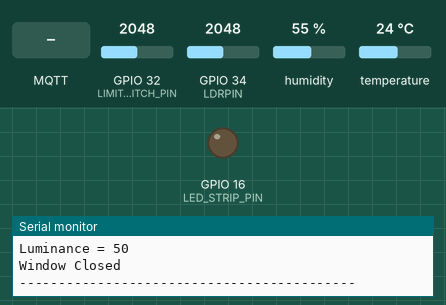
Bench run of a sketch on a simulated ESP32. Parts: output pins drawn as LEDs (lit = HIGH), the last lines printed to the serial monitor. The inputs (shaded band) are chosen by the test bench; at power-on: GPIO 32 (LIMIT_SWITCH_PIN) = 2048, GPIO 34 (LDRPIN) = 2048, humidity 55 %, temperature 24 °C. WiFi joins after 1.5 s; servers stay silent unless stated; no MQTT or app messages arrive unless stated.

Above: at 3.2 s.
3.3 s: MQTT message "5" arrives on the first subscribed topic
At 5.3 s:
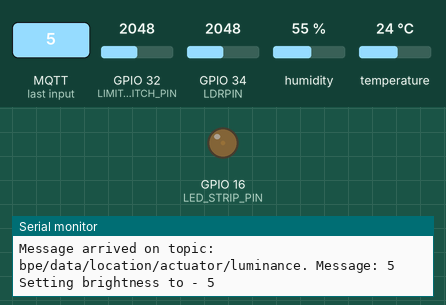
5.8 s: MQTT message "90" arrives on the first subscribed topic
At 7.9 s:
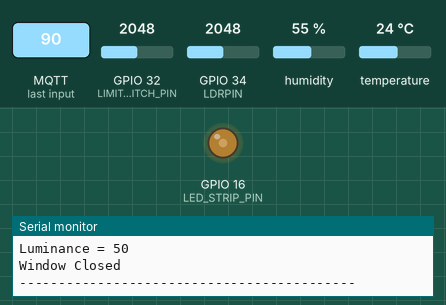
8.2 s: MQTT message "200" arrives on the first subscribed topic
At 9.9 s:
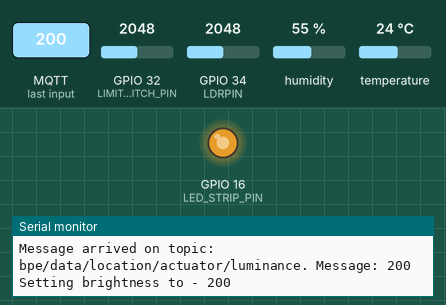
13.8 s: MQTT message "on" arrives on the first subscribed topic
At 15.3 s:
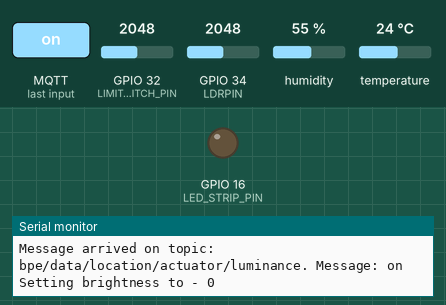
Timing chart, 0 to 16.8 s (numbered marks = the images above; inputs shaded):
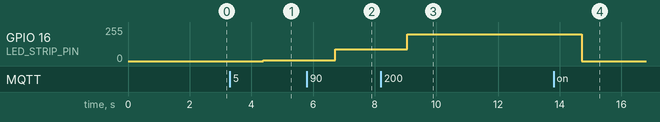

Measured:
- after the input at 3.3 s, GPIO 16 (LED_STRIP_PIN): 0/255 → 5/255 after 1.1 s
- after the input at 5.8 s, GPIO 16 (LED_STRIP_PIN): 5/255 → 90/255 after 0.92 s
- after the input at 8.2 s, GPIO 16 (LED_STRIP_PIN): 90/255 → 199/255 after 0.86 s
- after the input at 13.8 s, GPIO 16 (LED_STRIP_PIN): 199/255 → 0/255 after 0.92 s

The sketch:

ESP32_ALL_Sensors.ino
```cpp
/**
 * Author  : Celeste Valambhia
 * Module  : DHT11, Limit Switch and LDR interfacing module with ESP32
 * Usecase : Based on Limit Switch state -
 *           - Measure the ambient temperature of the room and control the thermostat accordingly.
 *           - Measure the ambient light and control the lighting of the room.
 */

/*
 * REQUIRES the following Arduino libraries:
 * - DHT Sensor Library: https://github.com/adafruit/DHT-sensor-library
 * - Adafruit Unified Sensor Lib: https://github.com/adafruit/Adafruit_Sensor
 */
#include "DHT.h"
#include <WiFi.h>
#include <PubSubClient.h>

#define BPE_MQTT "bpe/data/location"
#define DELAY 1000

/* PINS */
#define LDRPIN 34
/*
 * Analog pin connected to LDR (Luminance Sensor)
 * Connect pin 1 (on the left) of the sensor to Analog IN
 * Connect pin 2 of the sensor to +3V3
 * Connect pin 3 (on the right) of the sensor to GROUND
 */
#define LED_STRIP_PIN 16
/*
 * PWM pin connected to Led Strip
 */
#define LIMIT_SWITCH_PIN 32
/*
 * Digital pin connected to limit switch
 */
#define DHTPIN 4
/*
 * Digital pin connected to the DHT sensor (Temperature Sensor)
 * ESP8266 note: use pins 3, 4, 5, 12, 13 or 14
 * Connect pin 1 (on the left) of the sensor to +3V3
 * Connect pin 2 of the sensor to whatever your DHTPIN is i.e. 4
 * Connect pin 4 (on the right) of the sensor to GROUND
 * Connect a 10K resistor from pin 2 (data) to pin 1 (power) of the sensor
 */
#define DHTTYPE DHT11
DHT dht(DHTPIN, DHTTYPE); /*Initializing DHT sensor*/

byte limitSwitchState = 0;  /*Initial switch state*/

/* Setting PWM properties for LED Strip */
const int LS_Freq = 5000;
const int LS_Channel = 0;
const int LS_Resolution = 8;

/* MQTT Details */
const char* ssid = "CV_TP-Link_2BA6";
const char* password = "celestev";
const char* mqtt_server = "52.27.104.32";
const int mqtt_port = 1883;
const char* willTopic = "BPE_Topic";
const char* willMessage = "Check BPE connection!";
byte willQoS = 1;
boolean willRetain = false;
/* Optional */
const char* mqtt_user = "bpe_blues";
const char* mqtt_password = "bpe_blues";

char temp_buf[10] = {'\0'};
char lum_buf[20] = {'\0'};
char hum_buf[20] = {'\0'};

WiFiClient espClient;
PubSubClient client(espClient);

void setup() {
	Serial.begin(9600);
	Serial.println(F("Sensors test!"));

	WiFi.begin(ssid, password);
	while (WiFi.status() != WL_CONNECTED) {
		delay(1000);
		Serial.println("Connecting to WiFi..");
	}
	Serial.println("Connected to the WiFi network");

	client.setServer(mqtt_server, mqtt_port);
	mqtt_connect();
	client.publish("esp/test/", "Hello from ESP32");

	/* MQTT Subscribing */
	client.setCallback(callback);
	client.subscribe(BPE_MQTT"/actuator/luminance",1); /*QoS = 1*/

	/* PWM Setup */
	ledcSetup(LS_Channel, LS_Freq, LS_Resolution);
	ledcAttachPin(LED_STRIP_PIN, LS_Channel);  /*Attaching the channel to the GPIO-16*/

	dht.begin();
}

void mqtt_connect() {
	while (!client.connected()) {
		Serial.println("Connecting to MQTT...");
		if (client.connect("Buro_Pro_Enh_Client", willTopic, willQoS, willRetain, willMessage)) {
			Serial.println("connected");
		} else {
			Serial.print("failed with state = ");
			Serial.print(client.state());
		}
	}
}

void callback(char* topic, byte* message, unsigned int length) {
	Serial.print("Message arrived on topic: ");
	Serial.print(topic);
	Serial.print(". Message: ");
	String message_buf;

	for (int i = 0; i < length; i++) {
		Serial.print((char)message[i]);
		message_buf += (char)message[i];
	}
	Serial.println();
	if (String(topic) == BPE_MQTT"/actuator/luminance") {
		/* Setting LED Brightness */
		Serial.print("Setting brightness to - ");
		int PWM_Output = message_buf.toInt();
		Serial.print(PWM_Output);
		ledcWrite(LS_Channel,PWM_Output);
	}
}

void loop() {

	if (!client.connected()) {
		//Serial.print("\n-------------------debug------------------------\n");
		mqtt_connect();
	}
	client.loop();
	delay(DELAY);  /*Wait a few seconds between measurements*/
	Serial.print("\n-------------------------------------------\n");

	/* Reading Temperature */
	float temp_c = dht.readTemperature(); /*In Celsius*/
	float temp_f = dht.readTemperature(true); /*In Fahrenheit*/
	if (isnan(temp_c) || isnan(temp_f)) {
		Serial.println(F("Failed to read from DHT sensor!"));
		return;
	}
	float humidity =  dht.readHumidity(); /*Reading humidity*/

	/* Printing Sensor Values */
	Serial.print(F("Temperature = "));
	Serial.print(temp_c);
	Serial.print(F("°C "));
	Serial.print(temp_f);
	Serial.print(F("°F \nHumidity = "));
	Serial.println(humidity);

	/* Getting ambient luminance */
	int ldr_value = ((100*(4096-analogRead(LDRPIN)))/4096);
	Serial.print(F("Luminance = "));
	Serial.println(ldr_value);

	/* Getting window status */
	byte limitSwitchState = analogRead(LIMIT_SWITCH_PIN);
	if (limitSwitchState){
		Serial.print(F("Window Open\n"));
		client.publish(BPE_MQTT"/sensor/window", "Open");
	} else {
		Serial.print(F("Window Closed\n"));
		client.publish(BPE_MQTT"/sensor/window", "Closed");
	}

	/* MQTT Publishing */
	temp_buf[10] = {'\0'};
	lum_buf[20] = {'\0'};
	hum_buf[20] = {'\0'};

	snprintf (temp_buf, sizeof(temp_buf), "%f", temp_c);
	snprintf (lum_buf, sizeof(lum_buf), "%d", ldr_value);
	snprintf (hum_buf, sizeof(hum_buf), "%f", humidity);

	client.publish("bpe/test/", "Hello from Buro Productivity Enhancer!");
	client.publish(BPE_MQTT"/sensor/temperature", temp_buf);
	client.publish(BPE_MQTT"/sensor/luminance", lum_buf);
	client.publish(BPE_MQTT"/sensor/humidity", hum_buf);
	Serial.print("\n-------------------------------------------\n");
}
```
